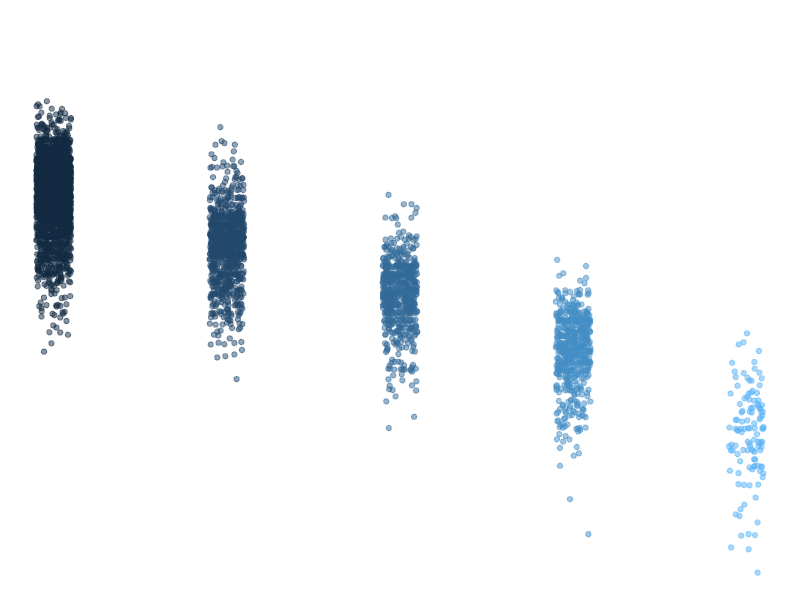

Write R code to recreate this figure.
## ---- chunk 1
knitr::opts_chunk$set(echo = TRUE)
library(tidyverse)
## ---- chunk 2
summary(storms)
## ---- chunk 3
names(storms)
## ---- chunk 4
ggplot(data = storms, aes(x = category, y = pressure)) +
  geom_jitter(width = 0.1, 
              alpha = 0.5,
              aes(color = category),
              show.legend = FALSE) +
  labs(x = "Storm Categorry", 
       y = "Air pressure at storm center (millibars)"
       ) +
  theme_void()
